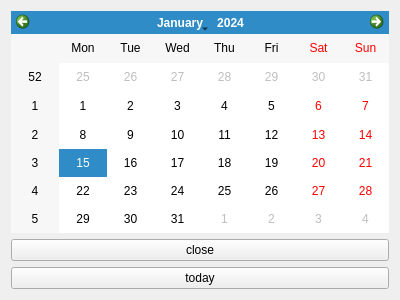
<?xml version="1.0" encoding="UTF-8"?>
<ui version="4.0">
 <class>dairy4</class>
 <widget class="QWidget" name="dairy4">
  <property name="geometry">
   <rect>
    <x>0</x>
    <y>0</y>
    <width>400</width>
    <height>300</height>
   </rect>
  </property>
  <property name="windowTitle">
   <string>Form</string>
  </property>
  <layout class="QVBoxLayout" name="verticalLayout">
   <item>
    <widget class="QCalendarWidget" name="calendarWidget"/>
   </item>
   <item>
    <widget class="QPushButton" name="pushButton_2">
     <property name="text">
      <string>close</string>
     </property>
    </widget>
   </item>
   <item>
    <widget class="QPushButton" name="pushButton">
     <property name="text">
      <string>today</string>
     </property>
    </widget>
   </item>
  </layout>
 </widget>
 <resources/>
 <connections/>
</ui>
